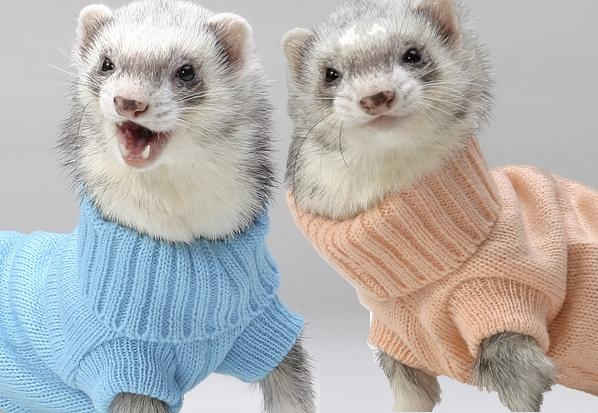
//> input picture our_C_code/src/another/ferrets.jpg, 598 x 413 px, given in place of myvideo.mp4, which was not available
$ ./SimpleVideoStabilizer   (built with g++ and OpenCV 4)
//> lines starting //> are read from the running program, lines starting //| are printed output that depends on the picture; after the words box and inside, x2 and y2 are one past the last pixel; in counts of white or black regions, pixels touching at a corner belong together; pictures that were not available may be replaced by others from this repository, and a replacement may not be noted
//> further down, frame is the input picture: 413 rows x 598 cols, CV_8UC3; mean B, G, R 175.6, 177, 179.2
#include <opencv2/core/core.hpp>
#include <opencv2/highgui/highgui.hpp>
#include <opencv2/features2d/features2d.hpp>
#include <opencv2/imgproc/imgproc.hpp>
#include <opencv2/video/video.hpp>
#include <iostream>

using namespace cv;
using namespace std;


class Tracker {
    vector<Point2f> trackedFeatures;
    Mat             prevGray;
public:
    bool            freshStart;
    Mat_<float>     rigidTransform;

    Tracker():freshStart(true) {
        rigidTransform = Mat::eye(3,3,CV_32FC1); //affine 2x3 in a 3x3 matrix
    }

    void processImage(Mat& img) {
        Mat gray; cvtColor(img,gray,CV_BGR2GRAY);
//> after `cvtColor(img, gray, CV_BGR2GRAY)`:
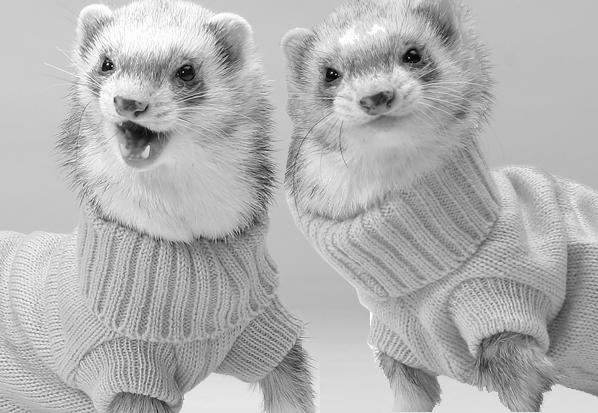
//> gray: 413 rows x 598 cols, CV_8UC1; min 1, max 255, mean 177.6
        vector<Point2f> corners;
        if(trackedFeatures.size() < 200) {
            goodFeaturesToTrack(gray,corners,300,0.01,10);
//> corners = 300 Points (x, y), first 12: [107, 64], [331, 72], [183, 72], [409, 57], [148, 146], [332, 100], [127, 343], [550, 389], [114, 97], [201, 236], [540, 405], [99, 96]
            cout << "found " << corners.size() << " features\n";
//| found 300 features
            for (int i = 0; i < corners.size(); ++i) {
                trackedFeatures.push_back(corners[i]);
            }
//> after the loop, trackedFeatures has the same summary as corners
        }

        if(!prevGray.empty()) {
            vector<uchar> status; vector<float> errors;
            calcOpticalFlowPyrLK(prevGray,gray,trackedFeatures,corners,status,errors,Size(10,10));

            if(countNonZero(status) < status.size() * 0.8) {
                cout << "cataclysmic error \n";
                rigidTransform = Mat::eye(3,3,CV_32FC1);
                trackedFeatures.clear();
                prevGray.release();
                freshStart = true;
                return;
            } else
                freshStart = false;

            Mat_<float> newRigidTransform = estimateRigidTransform(trackedFeatures,corners,false);
            Mat_<float> nrt33 = Mat_<float>::eye(3,3);
            newRigidTransform.copyTo(nrt33.rowRange(0,2));
            rigidTransform *= nrt33;

            trackedFeatures.clear();
            for (int i = 0; i < status.size(); ++i) {
                if(status[i]) {
                    trackedFeatures.push_back(corners[i]);
                }
            }
        }

        for (int i = 0; i < trackedFeatures.size(); ++i) {
            circle(img,trackedFeatures[i],3,Scalar(0,0,255),CV_FILLED);
        }
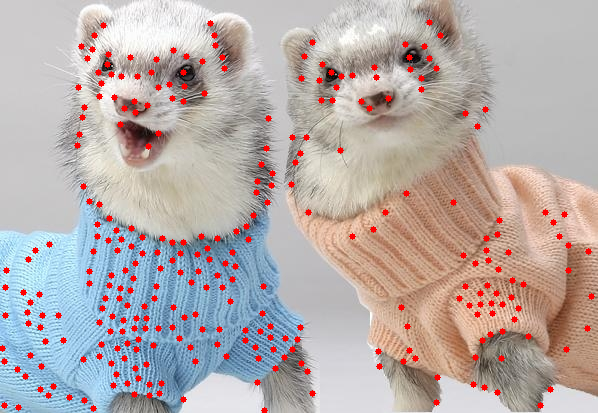
//> img: 413 rows x 598 cols, CV_8UC3; 3.52% of pixels changed, all inside (x1, y1, x2, y2) = (0, 19, 595, 413)

        gray.copyTo(prevGray);
    }
};


int main() {
    VideoCapture vc;

    vc.open("myvideo.mp4");
    Mat frame,orig,orig_warped,tmp;

    Tracker tracker;

    while(vc.isOpened()) {
        vc >> frame;
        if(frame.empty()) break;
        frame.copyTo(orig);

        tracker.processImage(orig);

        Mat invTrans = tracker.rigidTransform.inv(DECOMP_SVD);
        warpAffine(orig,orig_warped,invTrans.rowRange(0,2),Size());

        imshow("orig",orig_warped);

        int c = waitKey(0);
//> the Esc key is pressed
        if(c == ' ') {
            if(waitKey()==27) break;
        } else
            if(c == 27) break;
    }
    vc.release();

}

$ run again, on our_C_code/src/another/scuba.jpg
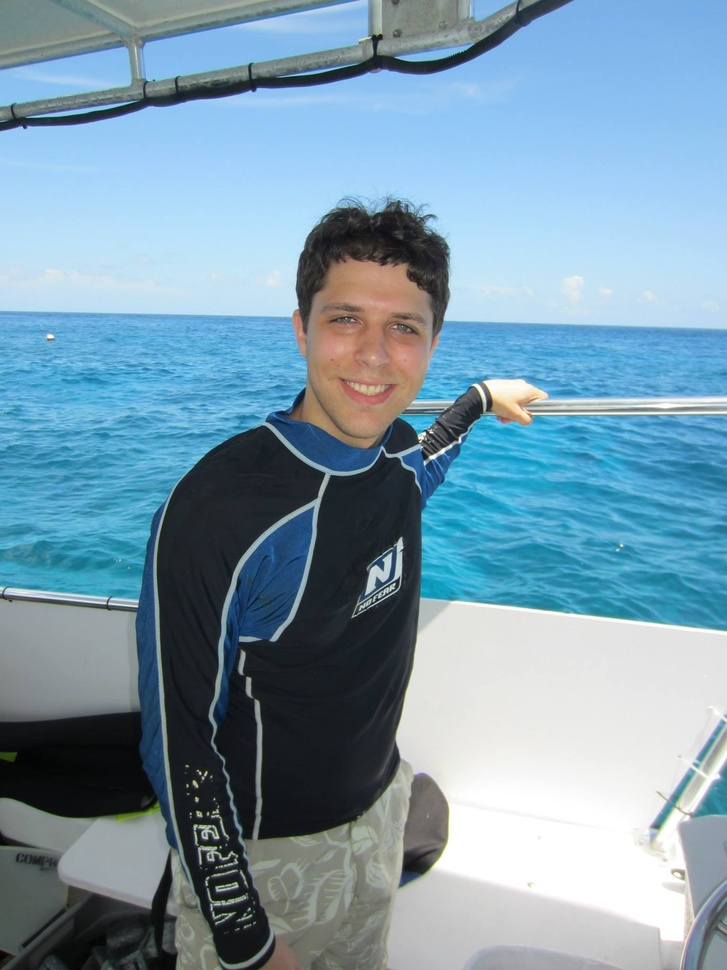
//> input picture our_C_code/src/another/scuba.jpg, 727 x 970 px, shrunk from 1536 x 2048 before the run, given in place of myvideo.mp4, which was not available
//> frame is the input picture: 970 rows x 727 cols, CV_8UC3; mean B, G, R 172.3, 154.2, 122.7
//> in processImage, `cvtColor(img, gray, CV_BGR2GRAY)`:
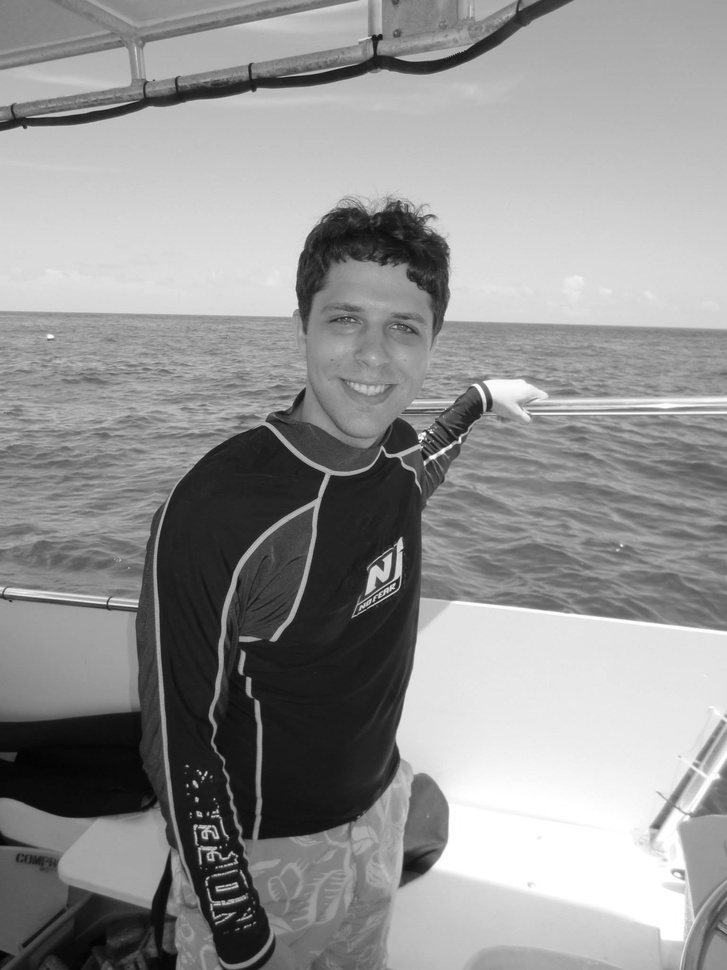
//> gray: 970 rows x 727 cols, CV_8UC1; min 2, max 255, mean 146.9
//> corners = 300 Points (x, y), first 12: [424, 433], [137, 606], [394, 583], [206, 771], [216, 847], [109, 603], [201, 816], [193, 781], [379, 597], [196, 797], [401, 537], [249, 908]
//| found 300 features
//> after the loop in processImage, `for (int i = 0; i < corners.size(); ++i)`: trackedFeatures has the same summary as corners
//> after the loop in processImage, `for (int i = 0; i < trackedFeatures.size(); ++i)`:
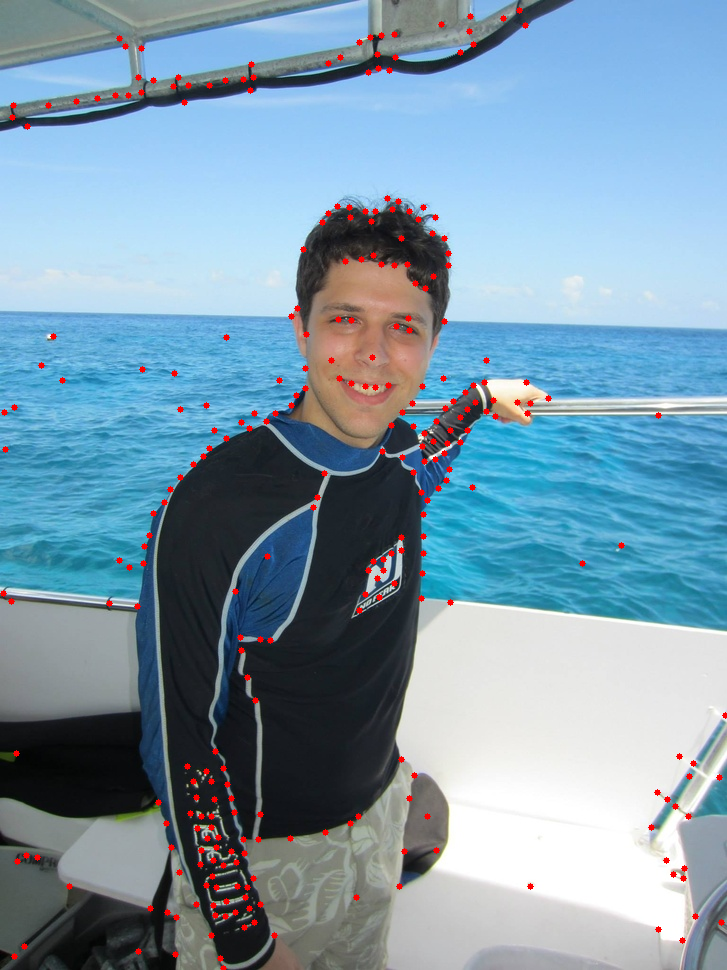
//> img: 970 rows x 727 cols, CV_8UC3; 1.23% of pixels changed, all inside (x1, y1, x2, y2) = (0, 7, 727, 970)
